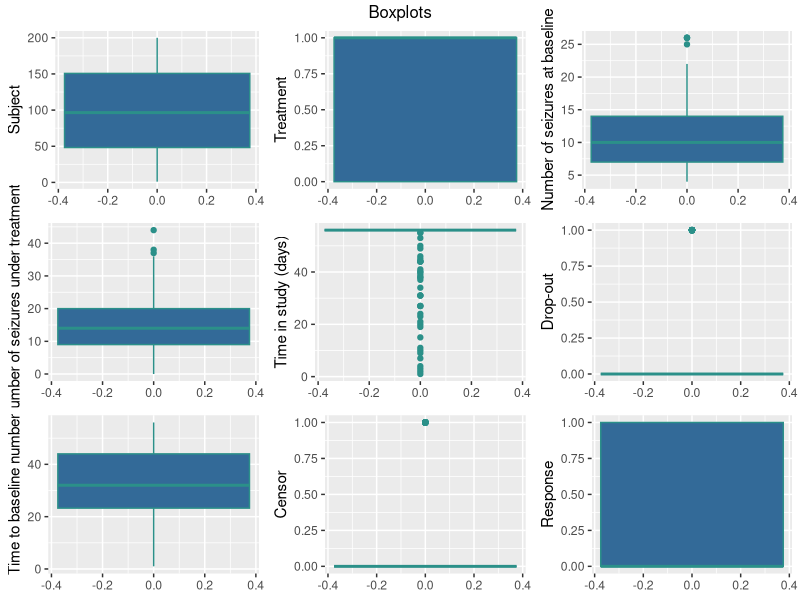
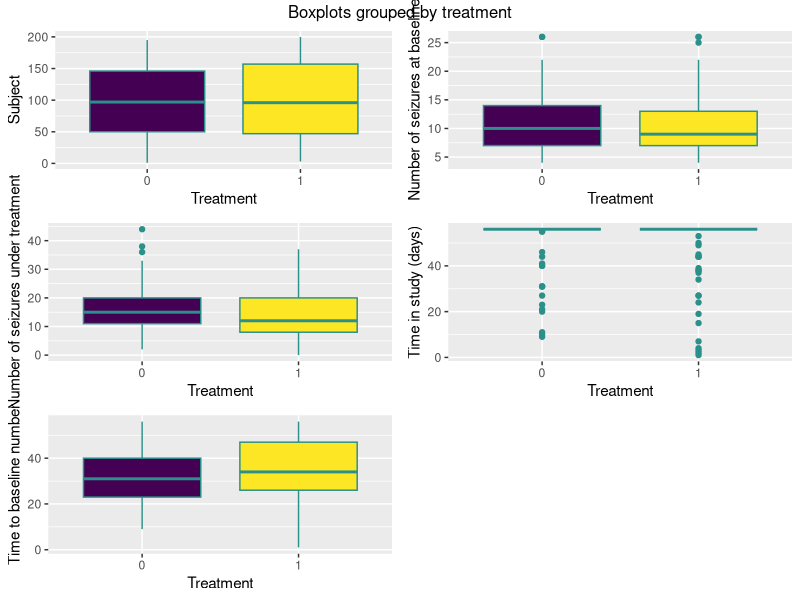
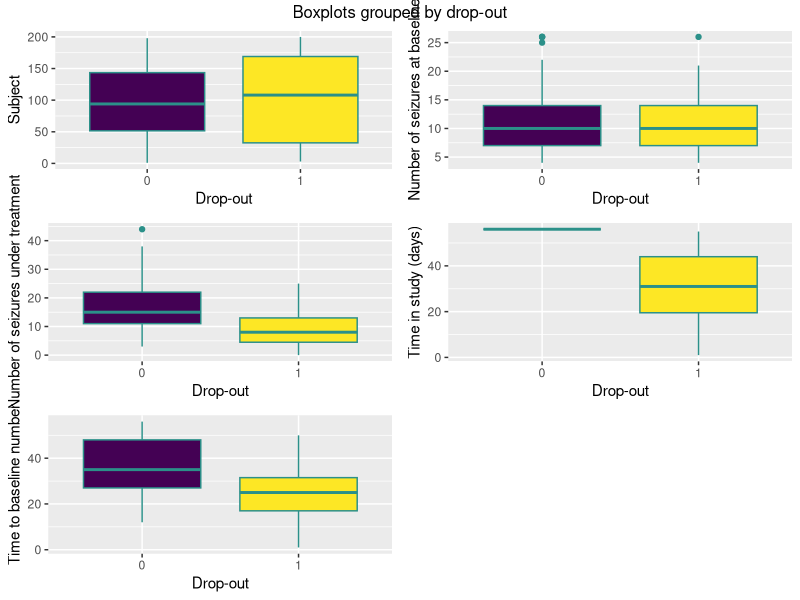
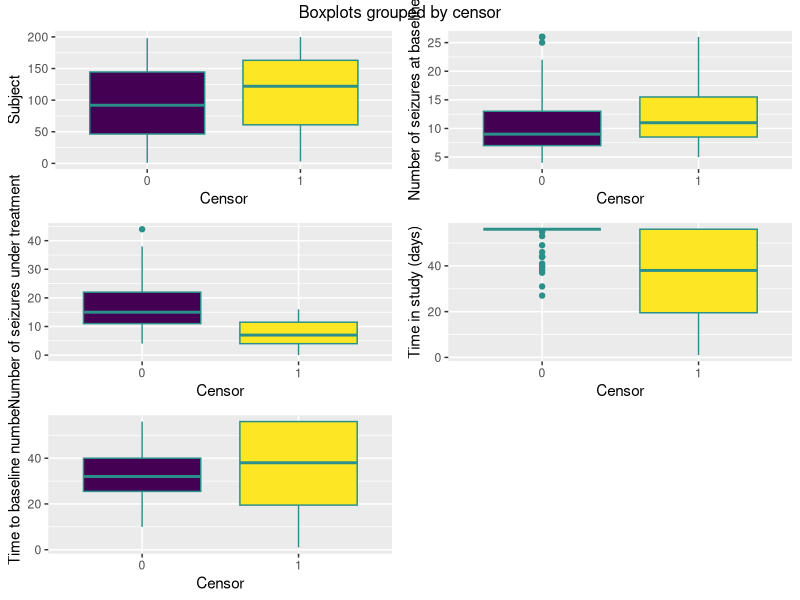
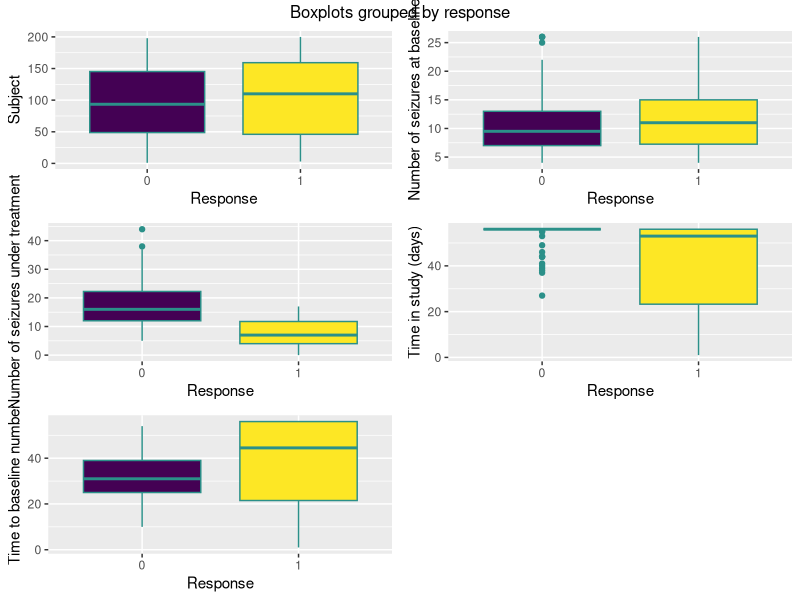
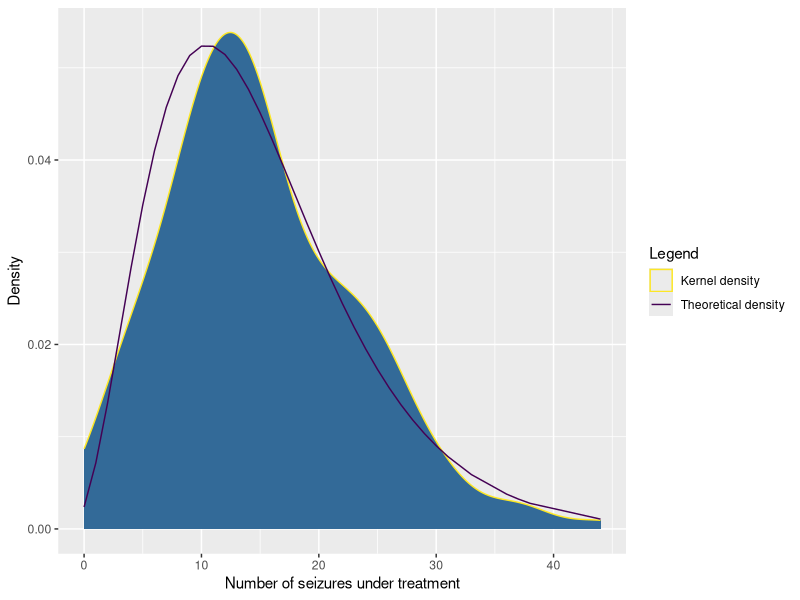

Here is the R script that generated these plots, in order:
#### Epilepsy ####
# Packages
library(MASS)
library(tidyverse)
library(gridExtra)

# Data
epilepsy <- read.csv(file = "epilepsy.csv", sep = ";")
epilepsy <- epilepsy %>% 
  rename(seizures_baseline = number.of.seizures.at.baseline, 
         seizures_treatment = number.of.seizures.under.treatment, 
         time_study = time.in.study..days., 
         dropout = drop.out, 
         time_baseline = time.to.baseline.number) %>% 
  mutate(response = seizures_treatment <= seizures_baseline)
epilepsy$response <- as.integer(epilepsy$response)
summary(object = epilepsy)

# Boxplots
## Subject
boxplot_subject <- ggplot(data = epilepsy) + 
  geom_boxplot(mapping = aes(y = subject, colour = 1, fill = 2)) + 
  scale_colour_viridis_c() + 
  guides(colour = FALSE, fill = FALSE) + 
  ylab(label = "Subject")
## Treatment
boxplot_treatment <- ggplot(data = epilepsy) + 
  geom_boxplot(mapping = aes(y = treatment, colour = 1, fill = 2)) + 
  scale_colour_viridis_c() + 
  guides(colour = FALSE, fill = FALSE) + 
  ylab(label = "Treatment")
## Number of seizures at baseline
boxplot_seizures_baseline <- ggplot(data = epilepsy) + 
  geom_boxplot(mapping = aes(y = seizures_baseline, colour = 1, fill = 2)) + 
  scale_colour_viridis_c() + 
  guides(colour = FALSE, fill = FALSE) + 
  ylab(label = "Number of seizures at baseline")
## Number of seizures under treatment
boxplot_seizures_treatment <- ggplot(data = epilepsy) + 
  geom_boxplot(mapping = aes(y = seizures_treatment, colour = 1, fill = 2)) + 
  scale_colour_viridis_c() + 
  guides(colour = FALSE, fill = FALSE) + 
  ylab(label = "Number of seizures under treatment")
## Time in study (days)
boxplot_time_study <- ggplot(data = epilepsy) + 
  geom_boxplot(mapping = aes(y = time_study, colour = 1, fill = 2)) + 
  scale_colour_viridis_c() + 
  guides(colour = FALSE, fill = FALSE) + 
  ylab(label = "Time in study (days)")
## Drop-out
boxplot_dropout <- ggplot(data = epilepsy) + 
  geom_boxplot(mapping = aes(y = dropout, colour = 1, fill = 2)) + 
  scale_colour_viridis_c() + 
  guides(colour = FALSE, fill = FALSE) + 
  ylab(label = "Drop-out")
## Time to baseline number
boxplot_time_baseline <- ggplot(data = epilepsy) + 
  geom_boxplot(mapping = aes(y = time_baseline, colour = 1, fill = 2)) + 
  scale_colour_viridis_c() + 
  guides(colour = FALSE, fill = FALSE) + 
  ylab(label = "Time to baseline number")
## Censor
boxplot_censor <- ggplot(data = epilepsy) + 
  geom_boxplot(mapping = aes(y = censor, colour = 1, fill = 2)) + 
  scale_colour_viridis_c() + 
  guides(colour = FALSE, fill = FALSE) + 
  ylab(label = "Censor")
## Response
boxplot_response <- ggplot(data = epilepsy) + 
  geom_boxplot(mapping = aes(y = response, colour = 1, fill = 2)) + 
  scale_colour_viridis_c() + 
  guides(colour = FALSE, fill = FALSE) + 
  ylab(label = "Response")
## Execution
grid.arrange(boxplot_subject, boxplot_treatment, boxplot_seizures_baseline, 
             boxplot_seizures_treatment, boxplot_time_study, boxplot_dropout, 
             boxplot_time_baseline, boxplot_censor, boxplot_response, 
             top = "Boxplots")

# Dummy variables as factors
epilepsy$treatment <- as.factor(epilepsy$treatment)
epilepsy$dropout <- as.factor(epilepsy$dropout)
epilepsy$censor <- as.factor(epilepsy$censor)
epilepsy$response <- as.factor(epilepsy$response)
summary(object = epilepsy)

# Boxplots grouped by treatment
## Subject
boxplot_treatment_subject <- ggplot(data = epilepsy) + 
  geom_boxplot(mapping = aes(x = treatment, y = subject, colour = 1, 
                             fill = treatment)) + 
  scale_colour_viridis_d(aesthetics = "fill") + 
  scale_colour_viridis_c(aesthetics = "colour") +
  guides(colour = FALSE, fill = FALSE) + 
  ylab(label = "Subject") + 
  xlab(label = "Treatment")
## Number of seizures at baseline
boxplot_treatment_seizures_baseline <- ggplot(data = epilepsy) + 
  geom_boxplot(mapping = aes(x = treatment, y = seizures_baseline, colour = 1, 
                             fill = treatment)) + 
  scale_colour_viridis_d(aesthetics = "fill") + 
  scale_colour_viridis_c(aesthetics = "colour") +
  guides(colour = FALSE, fill = FALSE) + 
  ylab(label = "Number of seizures at baseline") + 
  xlab(label = "Treatment")
## Number of seizures under treatment
boxplot_treatment_seizures_treatment <- ggplot(data = epilepsy) + 
  geom_boxplot(mapping = aes(x = treatment, y = seizures_treatment, colour = 1, 
                             fill = treatment)) + 
  scale_colour_viridis_d(aesthetics = "fill") + 
  scale_colour_viridis_c(aesthetics = "colour") +
  guides(colour = FALSE, fill = FALSE) + 
  ylab(label = "Number of seizures under treatment") + 
  xlab(label = "Treatment")
## Time in study (days)
boxplot_treatment_time_study <- ggplot(data = epilepsy) + 
  geom_boxplot(mapping = aes(x = treatment, y = time_study, colour = 1, 
                             fill = treatment)) + 
  scale_colour_viridis_d(aesthetics = "fill") + 
  scale_colour_viridis_c(aesthetics = "colour") +
  guides(colour = FALSE, fill = FALSE) + 
  ylab(label = "Time in study (days)") + 
  xlab(label = "Treatment")
## Time to baseline number
boxplot_treatment_time_baseline <- ggplot(data = epilepsy) + 
  geom_boxplot(mapping = aes(x = treatment, y = time_baseline, colour = 1, 
                             fill = treatment)) + 
  scale_colour_viridis_d(aesthetics = "fill") + 
  scale_colour_viridis_c(aesthetics = "colour") +
  guides(colour = FALSE, fill = FALSE) + 
  ylab(label = "Time to baseline number") + 
  xlab(label = "Treatment")
## Execution
grid.arrange(boxplot_treatment_subject, boxplot_treatment_seizures_baseline, 
             boxplot_treatment_seizures_treatment, boxplot_treatment_time_study, 
             boxplot_treatment_time_baseline, 
             top = "Boxplots grouped by treatment")

# Boxplots grouped by drop-out
## Subject
boxplot_dropout_subject <- ggplot(data = epilepsy) + 
  geom_boxplot(mapping = aes(x = dropout, y = subject, colour = 1, 
                             fill = dropout)) + 
  scale_colour_viridis_d(aesthetics = "fill") + 
  scale_colour_viridis_c(aesthetics = "colour") +
  guides(colour = FALSE, fill = FALSE) + 
  ylab(label = "Subject") + 
  xlab(label = "Drop-out")
## Number of seizures at baseline
boxplot_dropout_seizures_baseline <- ggplot(data = epilepsy) + 
  geom_boxplot(mapping = aes(x = dropout, y = seizures_baseline, colour = 1, 
                             fill = dropout)) + 
  scale_colour_viridis_d(aesthetics = "fill") + 
  scale_colour_viridis_c(aesthetics = "colour") +
  guides(colour = FALSE, fill = FALSE) + 
  ylab(label = "Number of seizures at baseline") + 
  xlab(label = "Drop-out")
## Number of seizures under treatment
boxplot_dropout_seizures_treatment <- ggplot(data = epilepsy) + 
  geom_boxplot(mapping = aes(x = dropout, y = seizures_treatment, colour = 1, 
                             fill = dropout)) + 
  scale_colour_viridis_d(aesthetics = "fill") + 
  scale_colour_viridis_c(aesthetics = "colour") +
  guides(colour = FALSE, fill = FALSE) + 
  ylab(label = "Number of seizures under treatment") + 
  xlab(label = "Drop-out")
## Time in study (days)
boxplot_dropout_time_study <- ggplot(data = epilepsy) + 
  geom_boxplot(mapping = aes(x = dropout, y = time_study, colour = 1, 
                             fill = dropout)) + 
  scale_colour_viridis_d(aesthetics = "fill") + 
  scale_colour_viridis_c(aesthetics = "colour") +
  guides(colour = FALSE, fill = FALSE) + 
  ylab(label = "Time in study (days)") + 
  xlab(label = "Drop-out")
## Time to baseline number
boxplot_dropout_time_baseline <- ggplot(data = epilepsy) + 
  geom_boxplot(mapping = aes(x = dropout, y = time_baseline, colour = 1, 
                             fill = dropout)) + 
  scale_colour_viridis_d(aesthetics = "fill") + 
  scale_colour_viridis_c(aesthetics = "colour") +
  guides(colour = FALSE, fill = FALSE) + 
  ylab(label = "Time to baseline number") + 
  xlab(label = "Drop-out")
## Execution
grid.arrange(boxplot_dropout_subject, boxplot_dropout_seizures_baseline, 
             boxplot_dropout_seizures_treatment, boxplot_dropout_time_study, 
             boxplot_dropout_time_baseline, 
             top = "Boxplots grouped by drop-out")

# Boxplots grouped by censor
## Subject
boxplot_censor_subject <- ggplot(data = epilepsy) + 
  geom_boxplot(mapping = aes(x = censor, y = subject, colour = 1, 
                             fill = censor)) + 
  scale_colour_viridis_d(aesthetics = "fill") + 
  scale_colour_viridis_c(aesthetics = "colour") +
  guides(colour = FALSE, fill = FALSE) + 
  ylab(label = "Subject") + 
  xlab(label = "Censor")
## Number of seizures at baseline
boxplot_censor_seizures_baseline <- ggplot(data = epilepsy) + 
  geom_boxplot(mapping = aes(x = censor, y = seizures_baseline, colour = 1, 
                             fill = censor)) + 
  scale_colour_viridis_d(aesthetics = "fill") + 
  scale_colour_viridis_c(aesthetics = "colour") +
  guides(colour = FALSE, fill = FALSE) + 
  ylab(label = "Number of seizures at baseline") + 
  xlab(label = "Censor")
## Number of seizures under treatment
boxplot_censor_seizures_treatment <- ggplot(data = epilepsy) + 
  geom_boxplot(mapping = aes(x = censor, y = seizures_treatment, colour = 1, 
                             fill = censor)) + 
  scale_colour_viridis_d(aesthetics = "fill") + 
  scale_colour_viridis_c(aesthetics = "colour") +
  guides(colour = FALSE, fill = FALSE) + 
  ylab(label = "Number of seizures under treatment") + 
  xlab(label = "Censor")
## Time in study (days)
boxplot_censor_time_study <- ggplot(data = epilepsy) + 
  geom_boxplot(mapping = aes(x = censor, y = time_study, colour = 1, 
                             fill = censor)) + 
  scale_colour_viridis_d(aesthetics = "fill") + 
  scale_colour_viridis_c(aesthetics = "colour") +
  guides(colour = FALSE, fill = FALSE) + 
  ylab(label = "Time in study (days)") + 
  xlab(label = "Censor")
## Time to baseline number
boxplot_censor_time_baseline <- ggplot(data = epilepsy) + 
  geom_boxplot(mapping = aes(x = censor, y = time_baseline, colour = 1, 
                             fill = censor)) + 
  scale_colour_viridis_d(aesthetics = "fill") + 
  scale_colour_viridis_c(aesthetics = "colour") +
  guides(colour = FALSE, fill = FALSE) + 
  ylab(label = "Time to baseline number") + 
  xlab(label = "Censor")
## Execution
grid.arrange(boxplot_censor_subject, boxplot_censor_seizures_baseline, 
             boxplot_censor_seizures_treatment, boxplot_censor_time_study, 
             boxplot_censor_time_baseline, top = "Boxplots grouped by censor")

# Boxplots grouped by response
## Subject
boxplot_response_subject <- ggplot(data = epilepsy) + 
  geom_boxplot(mapping = aes(x = response, y = subject, colour = 1, 
                             fill = response)) + 
  scale_colour_viridis_d(aesthetics = "fill") + 
  scale_colour_viridis_c(aesthetics = "colour") +
  guides(colour = FALSE, fill = FALSE) + 
  ylab(label = "Subject") + 
  xlab(label = "Response")
## Number of seizures at baseline
boxplot_response_seizures_baseline <- ggplot(data = epilepsy) + 
  geom_boxplot(mapping = aes(x = response, y = seizures_baseline, colour = 1, 
                             fill = response)) + 
  scale_colour_viridis_d(aesthetics = "fill") + 
  scale_colour_viridis_c(aesthetics = "colour") +
  guides(colour = FALSE, fill = FALSE) + 
  ylab(label = "Number of seizures at baseline") + 
  xlab(label = "Response")
## Number of seizures under treatment
boxplot_response_seizures_treatment <- ggplot(data = epilepsy) + 
  geom_boxplot(mapping = aes(x = response, y = seizures_treatment, colour = 1, 
                             fill = response)) + 
  scale_colour_viridis_d(aesthetics = "fill") + 
  scale_colour_viridis_c(aesthetics = "colour") +
  guides(colour = FALSE, fill = FALSE) + 
  ylab(label = "Number of seizures under treatment") + 
  xlab(label = "Response")
## Time in study (days)
boxplot_response_time_study <- ggplot(data = epilepsy) + 
  geom_boxplot(mapping = aes(x = response, y = time_study, colour = 1, 
                             fill = response)) + 
  scale_colour_viridis_d(aesthetics = "fill") + 
  scale_colour_viridis_c(aesthetics = "colour") +
  guides(colour = FALSE, fill = FALSE) + 
  ylab(label = "Time in study (days)") + 
  xlab(label = "Response")
## Time to baseline number
boxplot_response_time_baseline <- ggplot(data = epilepsy) + 
  geom_boxplot(mapping = aes(x = response, y = time_baseline, colour = 1, 
                             fill = response)) + 
  scale_colour_viridis_d(aesthetics = "fill") + 
  scale_colour_viridis_c(aesthetics = "colour") +
  guides(colour = FALSE, fill = FALSE) + 
  ylab(label = "Time to baseline number") + 
  xlab(label = "Response")
## Execution
grid.arrange(boxplot_response_subject, boxplot_response_seizures_baseline, 
             boxplot_response_seizures_treatment, boxplot_response_time_study, 
             boxplot_response_time_baseline, 
             top = "Boxplots grouped by response")

# Log-transformation
epilepsy$seizures_baseline_log <- log(epilepsy$seizures_baseline)
summary(object = epilepsy)

#### Count data regression ####
# Distribution of number of seizures under treatment and maximum likelihood 
# estimates for size and mu
ggplot(data = epilepsy) + 
  geom_density(mapping = aes(x = seizures_treatment, colour = "Kernel density", 
                             fill = 1)) + 
  geom_line(mapping = aes(
    x = seizures_treatment, 
    y = dnbinom(seizures_treatment, size = 3.77, 
                mu = mean(epilepsy$seizures_treatment)),
    colour = "Theoretical density"
  )) + 
  scale_colour_viridis_d(direction = -1, name = "Legend") + 
  guides(fill = FALSE) +
  xlab(label = "Number of seizures under treatment") + 
  ylab(label = "Density")

# Regression with negative binomial distribution and log-link
# count <- glm.nb(
#   formula = seizures_treatment ~ (treatment + 1) + seizures_baseline_log + 
#     offset(object = time_study), 
#   data = epilepsy
# )
# summary(object = count)


